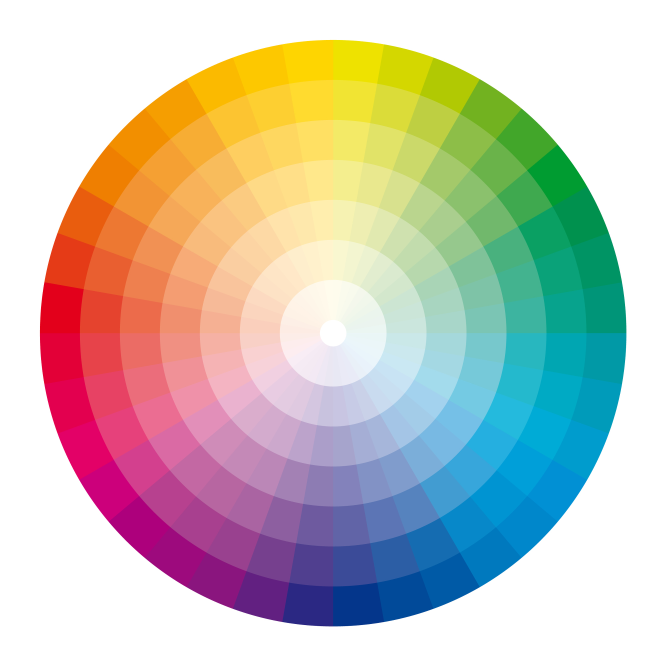
//> input picture intro_itk_ocv/color_wheel.jpg, 2000 x 2000 px (shown at 1/3 size)
$ ./03_image_process_ocv color_wheel.jpg   (built with g++ and OpenCV 4)
//> lines starting //> are read from the running program, lines starting //| are printed output that depends on the picture; after the words box and inside, x2 and y2 are one past the last pixel; in counts of white or black regions, pixels touching at a corner belong together
#include <stdio.h>
#include <opencv2/opencv.hpp>

using namespace cv;

int main(int argc, char** argv )
{
  // Get command line arguments
  if ( argc < 2 )
  {
  	std::cerr << "Usage: " << argv[ 0 ] << " image_file" << std::endl;
    return( -1 );

  } // fi

  // Review given command line arguments
  std::cout << "-------------------------" << std::endl;
  for( int a = 0; a < argc; a++ )
    std::cout << argv[ a ] << std::endl;
  std::cout << "-------------------------" << std::endl;

  // Read an image
  Mat image;
  image = imread( argv[1], 1 );
//> image is the input picture: 2000 rows x 2000 cols, CV_8UC3; mean B, G, R 183.7, 194.5, 198.7

  if ( !image.data )
  {
    std::cerr << "Error: No image data" << std::endl;
    return( -1);

  } // fi

  // Create color channel images
  // red channel
  Mat rImg = Mat::zeros( image.size( ), CV_8UC3 );
  // green channel
  Mat gImg = Mat::zeros( image.size( ), CV_8UC3 );
  // blue channel
  Mat bImg = Mat::zeros( image.size( ), CV_8UC3 );
  // composite image (RGB)
  Mat rgbImg = Mat::zeros( image.size( ), CV_8UC3 );

  // Fill color channel images
  MatIterator_< Vec3b > it, crIt, cgIt, cbIt, rgbIt, end, endr, endg, endb, endrgb;
  it = image.begin< Vec3b >( );
  crIt = rImg.begin< Vec3b >( );
  cgIt = gImg.begin< Vec3b >( );
  cbIt = bImg.begin< Vec3b >( );
  end = image.end< Vec3b >( );
  endr = rImg.end< Vec3b >( );
  endg = gImg.end< Vec3b >( );
  endb = bImg.end< Vec3b >( );
  for(  ; it != end, crIt != endr, cgIt != endg, cbIt != endb; ++it, ++crIt, ++cgIt, ++cbIt)
  {
  	(*crIt)[0] = 0;
  	(*crIt)[1] = 0;
  	(*crIt)[2] = (*it)[2];

  	(*cgIt)[0] = 0;
  	(*cgIt)[1] = (*it)[1];
  	(*cgIt)[2] = 0;

  	(*cbIt)[0] = (*it)[0];
  	(*cbIt)[1] = 0;
  	(*cbIt)[2] = 0;
  } // rof
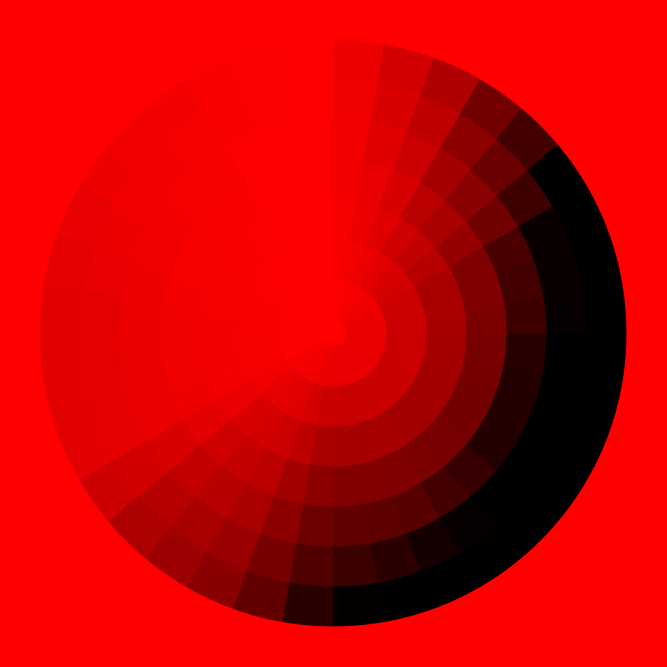
//> rImg: 2000 rows x 2000 cols, CV_8UC3 (shown at 1/3 size); mean B, G, R 0, 0, 198.7
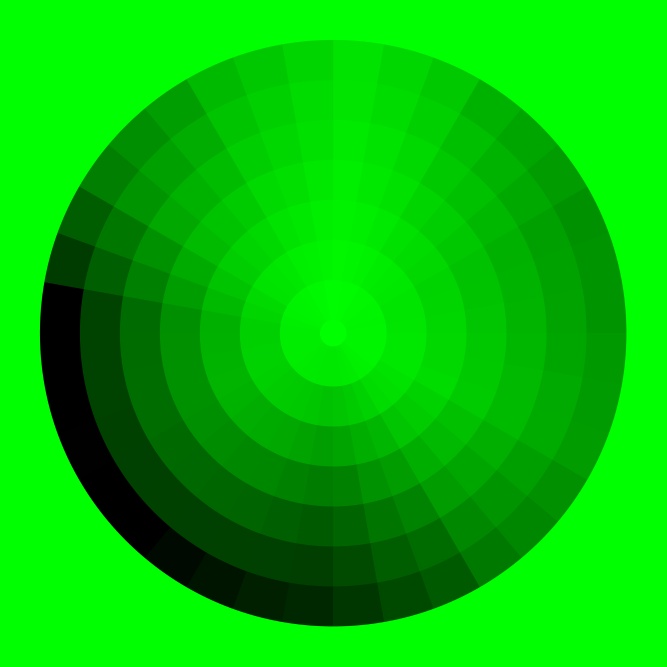
//> gImg: 2000 rows x 2000 cols, CV_8UC3 (shown at 1/3 size); mean B, G, R 0, 194.5, 0
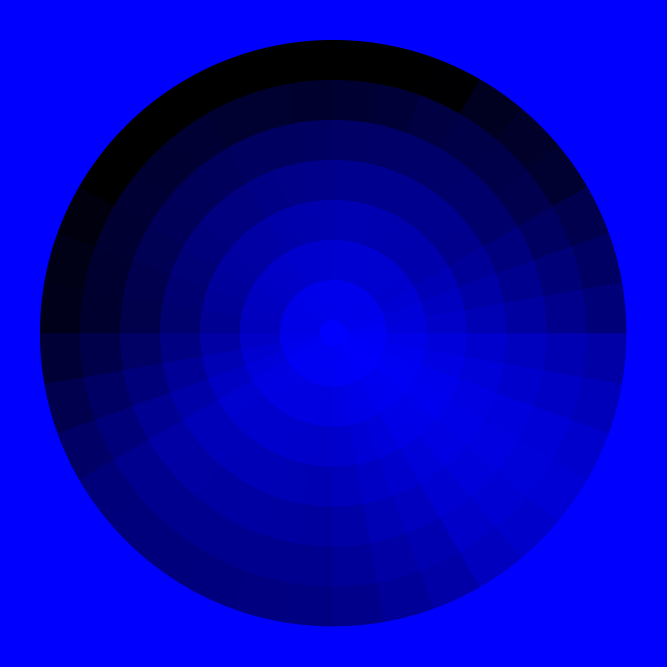
//> bImg: 2000 rows x 2000 cols, CV_8UC3 (shown at 1/3 size); mean B, G, R 183.7, 0, 0

  // From color channel images, reconstruct the original color image
  crIt = rImg.begin< Vec3b >( );
  cgIt = gImg.begin< Vec3b >( );
  cbIt = bImg.begin< Vec3b >( );
  rgbIt = rgbImg.begin< Vec3b >( );
  endr = rImg.end< Vec3b >( );
  endg = gImg.end< Vec3b >( );
  endb = bImg.end< Vec3b >( );
  endrgb = rgbImg.end< Vec3b >( );
  for(  ; crIt != endr, cgIt != endg, cbIt != endb, rgbIt != endrgb; ++crIt, ++cgIt, ++cbIt, ++rgbIt)
  {
  	(*rgbIt)[0] = (*cbIt)[0];
  	(*rgbIt)[1] = (*cgIt)[1];
  	(*rgbIt)[2] = (*crIt)[2];

  } // rof

  // Write results
  std::stringstream ss( argv[ 1 ] );
  std::string basename;
  getline( ss, basename, '.' );
//> basename = "color_wheel"

  imwrite( basename + "_R.png", rImg );
  imwrite( basename + "_G.png", gImg );
  imwrite( basename + "_B.png", bImg );

  //Rescale each channel

  Mat rsRImg;
  Mat rsGImg;
  Mat rsBImg;

  resize(rImg, rsRImg, Size(), atof( "0.75" ), atof( "0.75" ), INTER_LINEAR);
  resize(gImg, rsGImg, Size(), atof( "0.5" ), atof( "0.5" ), INTER_LINEAR);
  resize(bImg, rsBImg, Size(), atof( "0.25" ), atof( "0.25" ), INTER_LINEAR);
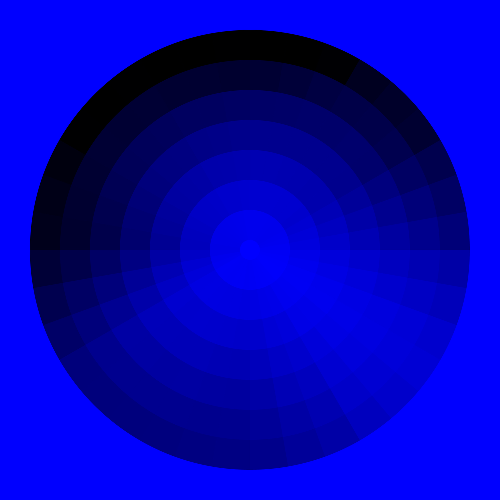
//> rsBImg: 500 rows x 500 cols, CV_8UC3; mean B, G, R 183.7, 0, 0

  //Write rescaled channels
  imwrite( basename + "_sR.png", rsRImg );
  imwrite( basename + "_sG.png", rsGImg );
  imwrite( basename + "_sB.png", rsBImg );

  //Expand each channel
  Mat exRImg;
  Mat exGImg;
  Mat exBImg;

  resize(rsRImg, exRImg, Size(), 1.3333333333333333, 1.3333333333333333, INTER_LINEAR);
  resize(rsGImg, exGImg, Size(), 2, 2, INTER_LINEAR);
  resize(rsBImg, exBImg, Size(), 4, 4, INTER_LINEAR);

  //Write expanded channels
  imwrite( basename + "_ssR.png", exRImg );
  imwrite( basename + "_ssG.png", exGImg );
  imwrite( basename + "_ssB.png", exBImg );

  // From color channel expanded images, reconstruct an RGB image

  Mat resRGB=rgbImg;
  crIt = exRImg.begin< Vec3b >( );
  cgIt = exGImg.begin< Vec3b >( );
  cbIt = exBImg.begin< Vec3b >( );
  rgbIt = resRGB.begin< Vec3b >( );
  endr = exRImg.end< Vec3b >( );
  endg = exGImg.end< Vec3b >( );
  endb = exBImg.end< Vec3b >( );
  endrgb = resRGB.end< Vec3b >( );
  for(  ; crIt != endr, cgIt != endg, cbIt != endb, rgbIt != endrgb; ++crIt, ++cgIt, ++cbIt, ++rgbIt)
  {
  	(*rgbIt)[0] = (*cbIt)[0];
  	(*rgbIt)[1] = (*cgIt)[1];
  	(*rgbIt)[2] = (*crIt)[2];

  } // rof
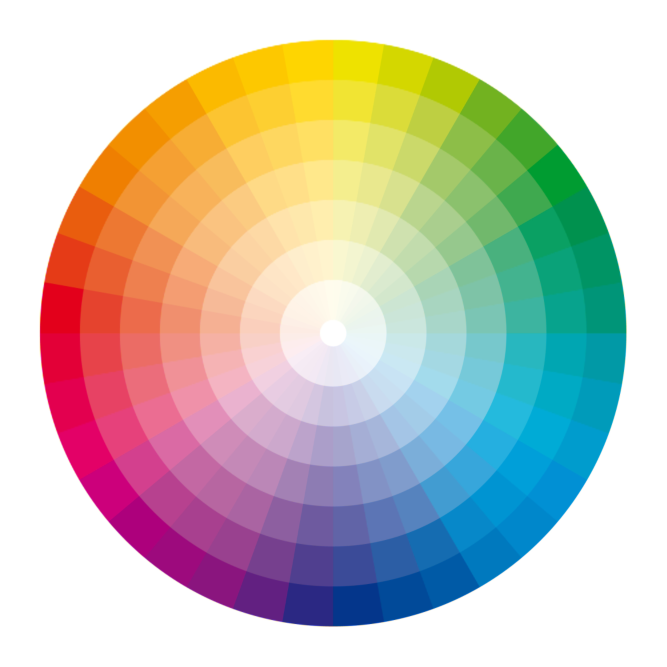
//> rgbImg: 2000 rows x 2000 cols, CV_8UC3 (shown at 1/3 size); 9.67% of pixels changed, all inside (x1, y1, x2, y2) = (112, 112, 1888, 1882)

  //Write results
  imwrite( basename + "_rRGB.png", resRGB);
  // Compare the original and the expanded RGB image
  Mat diffImg=rgbImg;
  MatIterator_< Vec3b > erIt, egIt, ebIt, endEr, endEg, endEb, diffIt, endDiff;
  crIt = rImg.begin< Vec3b >( );
  cgIt = gImg.begin< Vec3b >( );
  cbIt = bImg.begin< Vec3b >( );
  endr = rImg.end< Vec3b >( );
  endg = gImg.end< Vec3b >( );
  endb = bImg.end< Vec3b >( );

  erIt = exRImg.begin< Vec3b >( );
  egIt = exGImg.begin< Vec3b >( );
  ebIt = exBImg.begin< Vec3b >( );
  endEr = exRImg.end< Vec3b >( );
  endEg = exGImg.end< Vec3b >( );
  endEb = exBImg.end< Vec3b >( );

  diffIt = resRGB.begin< Vec3b >( );
  endDiff = resRGB.end< Vec3b >( );

  for(  ; diffIt != endDiff, erIt != endEr, egIt != endEg, ebIt != endEb, crIt != endr, cgIt != endg, cbIt != endb
  ; ++diffIt, ++crIt, ++cgIt, ++cbIt, ++erIt, ++egIt, ++ebIt)
  {
    (*diffIt)[0] = (*cbIt)[0]-(*ebIt)[0];
  	(*diffIt)[1] = (*cgIt)[1]-(*egIt)[1];
  	(*diffIt)[2] = (*crIt)[2]-(*erIt)[2];
  } // rof
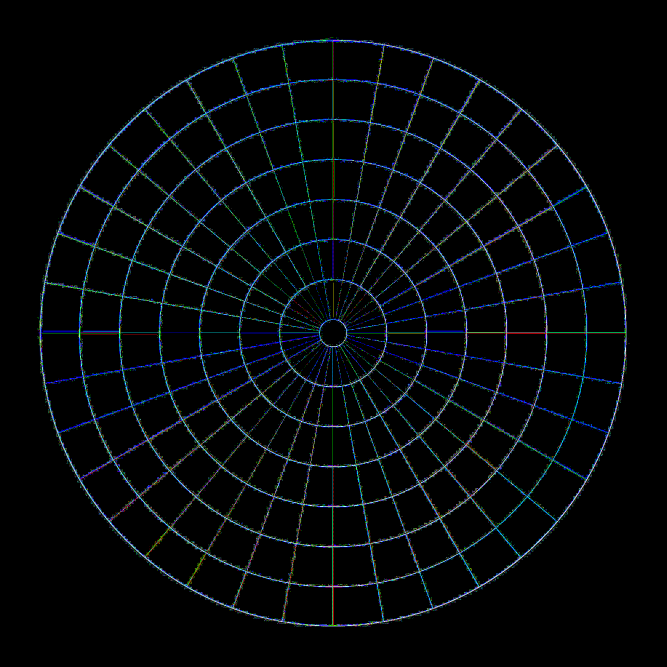
//> resRGB: 2000 rows x 2000 cols, CV_8UC3 (shown at 1/3 size); mean B, G, R 10.4, 8.3, 5.3

  //Write differences found
  imwrite( basename + "_diff.png", diffImg);
  return( 0 );
}

// eof - 03_image_process_ocv.cxx
